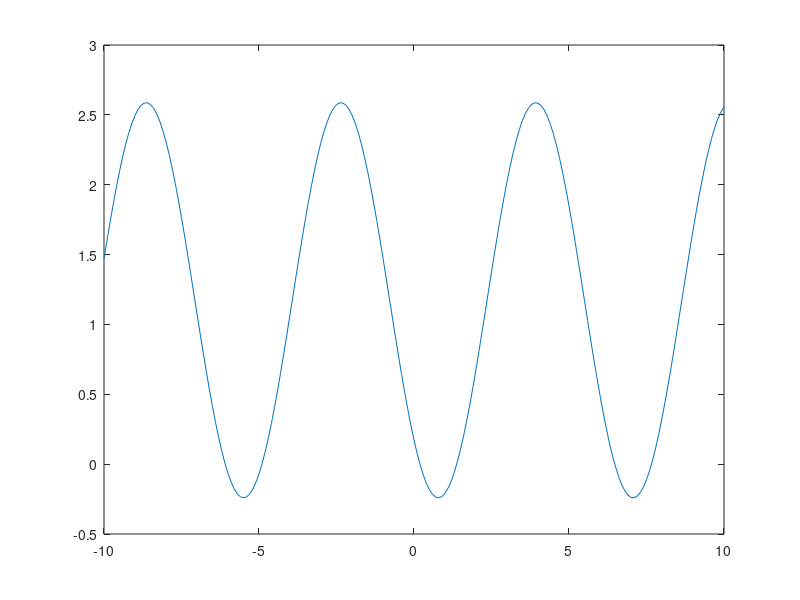

Here is the MATLAB script that generated this plot:
a_1 = 10;
a_2 = 13;
a_3 = 8;
a_4 = 10;
beta_k = @(k) k * pi / 100;
f = @(x, beta) a_1 / a_2 * cos(beta) - a_1 / a_4 * cos(x) - cos(beta - x) + (a_1^2+a_2^2-a_3^2+a_4^2)/(2*a_2*a_4);
% Derivation
df = @(x, beta) a_1 / a_4 * sin(x) + sin(x - beta);

% From k directly
f_k = @(x, k) f(x, beta_k(k));
df_k = @(x, k) df(x, beta_k(k));

tol = 1E-8;
x = -10:0.1:10;
y = f_k(x, 50);
plot(x,y);
